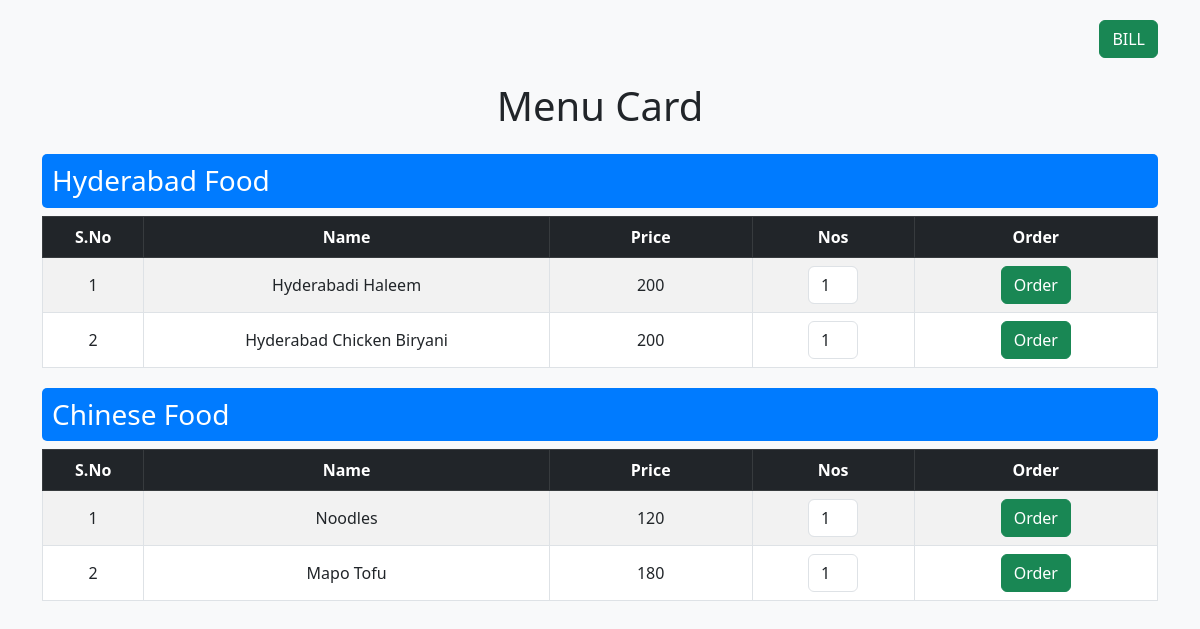
Screenshot of /renderMenu with the database file from the repository.
### qrgenerator.py (models this page shows)
class Menu(db.Model):
    id = db.Column(db.Integer(), primary_key=True)
    category = db.Column(db.String(length=30), nullable=False)
    name =  db.Column(db.String(length=30), nullable=False)
    price = db.Column(db.Integer(), nullable=False)

### qrgenerator.py (the view)
@app.route('/renderMenu')
def renderMenu():
    menu = Menu.query.all()
    categories = {}
    for item in menu:
        if item.category not in categories:
            categories[item.category] = []
        categories[item.category].append(item)
    return render_template('renderMenu.html', categories=categories)

### Templates/renderMenu.html (shortened to what this page needs)
<!DOCTYPE html>
<html lang="en">
<head>
    <link href="https://cdn.jsdelivr.net/npm/bootstrap@5.3.0/dist/css/bootstrap.min.css" rel="stylesheet">
</head>
<body>
    <div class="container">
        <div class="bill-button-container">
            <form action="/renderBillRequest" method="GET">
                <button class="btn btn-success" type="submit">BILL</button>
            </form>
        </div>
        <h1 class="text-center my-4">Menu Card</h1>
        {% for category in categories %}
            <h3 class="category-heading">{{ category }}</h3>
            <table class="table table-bordered table-striped">
                <thead class="table-dark">
                    <tr>
                        <th>S.No</th>
                        <th>Name</th>
                        <th>Price</th>
                        <th>Nos</th>
                        <th>Order</th>
                    </tr>
                </thead>
                <tbody>
                    {% for item in categories[category] %}
                    <tr>
                        <td>{{ loop.index }}</td>
                        <td>{{ item.name }}</td>
                        <td>{{ item.price }}</td>
                        <form action="/add_order" method="POST">
                            <td>
                                <input type="number" name="ordernos" class="form-control quantity-input" min="1" value="1">
                            </td>
                            <td><button type="submit" class="btn btn-success">Order</button></td>
                        </form>
                    </tr>
                    {% endfor %}
                </tbody>
            </table>
        {% endfor %}
    </div>
</body>
</html>

### Templates/renderMenu.html (style rules this page uses)
body { background-color: #f8f9fa; padding: 20px; }
.category-heading { background-color: #007bff; color: white; padding: 10px; border-radius: 5px; margin-top: 20px; }
table { background-color: white; width: 100%; table-layout: fixed; }
th, td { text-align: center; vertical-align: middle; white-space: nowrap; overflow: hidden; text-overflow: ellipsis; }
th:nth-child(1), td:nth-child(1) { width: 50px; }
th:nth-child(2), td:nth-child(2) { width: 200px; }
th:nth-child(3), td:nth-child(3) { width: 100px; }
th:nth-child(4), td:nth-child(4) { width: 80px; }
th:nth-child(5), td:nth-child(5) { width: 120px; }
.quantity-input { width: 50px; text-align: center; display: block; margin: 0 auto; }
.bill-button-container { display: flex; justify-content: end; margin-bottom: 15px; }

### rows the page displays
Menu: category "Hyderabad Food", name "Hyderabadi Haleem", price "200"
Menu: name "Hyderabad Chicken Biryani", price "200"
Menu: category "Chinese Food", name "Noodles", price "120"
Menu: name "Mapo Tofu", price "180"
